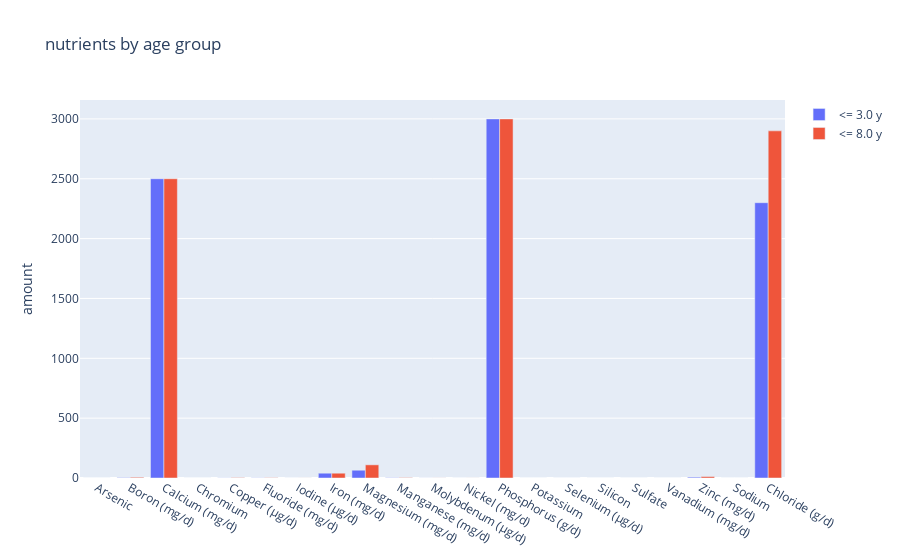

The code cell stored with this chart in its notebook:
### Code cell
from plotly import graph_objects as go

plot_data = []
count=0
for row in row_names:
    plot_data.append(go.Bar(
                    name=row,
                    x=data['labels'],
                    y=data[row],
                    offsetgroup=count,
                   )
               )
    count+=1
    
fig=go.Figure(
    data=plot_data,
    layout=go.Layout(
        title="nutrients by age group",
        yaxis_title="amount"
    )
)
fig.show()

### Figure 1 — Plotly figure (JSON) as saved in the notebook; plotly's stock layout.template omitted (floating-point values rounded to 4 significant figures)
{"data": [{"name": "<= 3.0 y", "offsetgroup": "0", "type": "bar", "x": ["Arsenic", "Boron (mg/d)", "Calcium (mg/d)", "Chromium", "Copper (μg/d)", "Fluoride (mg/d)", "Iodine (μg/d)", "Iron (mg/d)", "Magnesium (mg/d)", "Manganese (mg/d)", "Molybdenum (μg/d)", "Nickel (mg/d)", "Phosphorus (g/d)", "Potassium", "Selenium (μg/d)", "Silicon", "Sulfate", "Vanadium (mg/d)", "Zinc (mg/d)", "Sodium", "Chloride (g/d)"], "y": [0, 3, 2500, 0, 1, 1.3, 0.2, 40, 65, 2, 0.3, 0.2, 3000, 0, 0.09, 0, 0, 0, 7, 0, 2300]}, {"name": "<= 8.0 y", "offsetgroup": "1", "type": "bar", "x": ["Arsenic", "Boron (mg/d)", "Calcium (mg/d)", "Chromium", "Copper (μg/d)", "Fluoride (mg/d)", "Iodine (μg/d)", "Iron (mg/d)", "Magnesium (mg/d)", "Manganese (mg/d)", "Molybdenum (μg/d)", "Nickel (mg/d)", "Phosphorus (g/d)", "Potassium", "Selenium (μg/d)", "Silicon", "Sulfate", "Vanadium (mg/d)", "Zinc (mg/d)", "Sodium", "Chloride (g/d)"], "y": [0, 6, 2500, 0, 3, 2.2, 0.3, 40, 110, 3, 0.6, 0.3, 3000, 0, 0.15, 0, 0, 0, 12, 0, 2900]}], "layout": {"title": {"text": "nutrients by age group"}, "yaxis": {"title": {"text": "amount"}}}}
